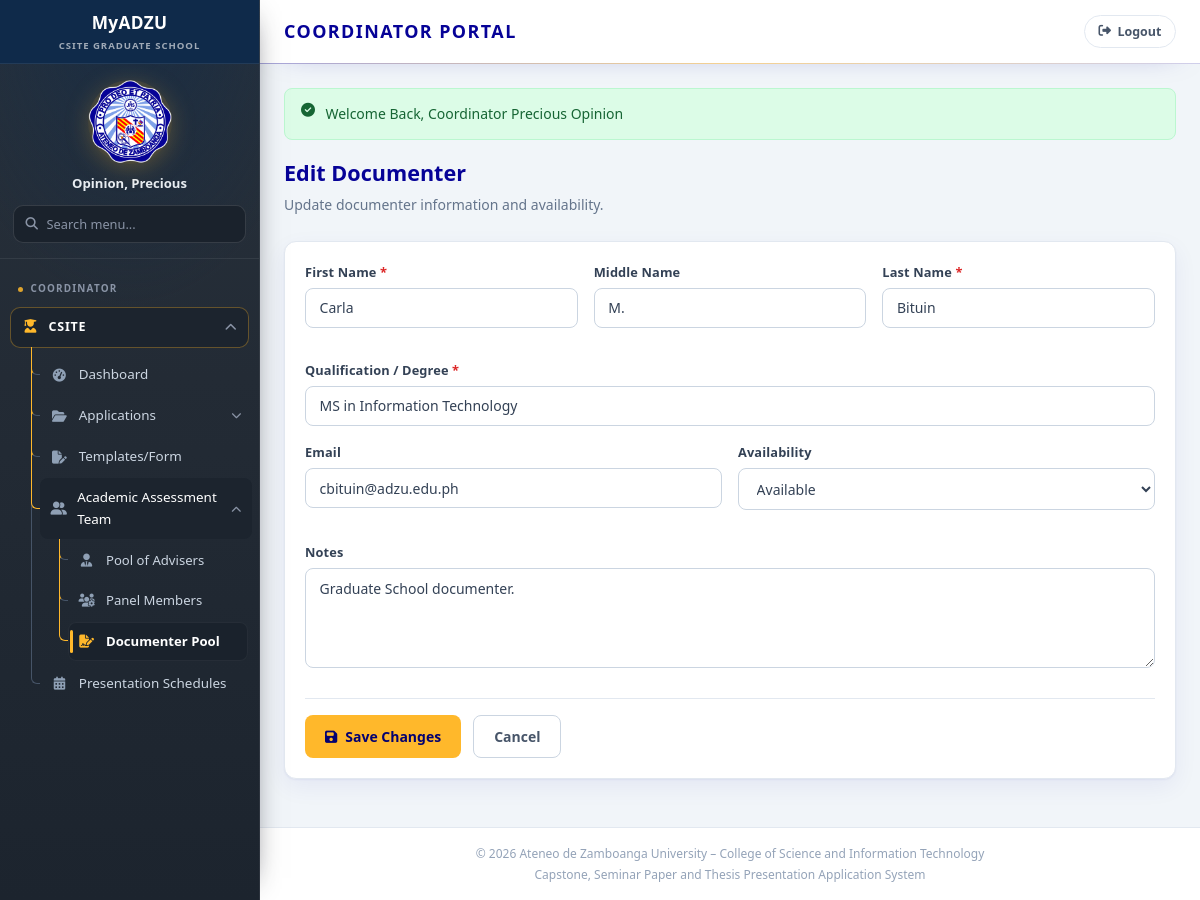
Page /coordinator/documenter/edit.php?id=3 (signed in) on the committed database.
### tables this page shows
CREATE TABLE `documenter_pool` (
  `documenter_id` int(11) NOT NULL,
  `first_name` varchar(100) NOT NULL,
  `middle_name` varchar(100) DEFAULT NULL,
  `last_name` varchar(100) NOT NULL,
  `qualification` varchar(255) DEFAULT NULL,
  `email` varchar(255) DEFAULT NULL,
  `availability` enum('available','unavailable') NOT NULL DEFAULT 'available',
  `notes` text DEFAULT NULL,
  `created_at` timestamp NOT NULL DEFAULT current_timestamp(),
  `updated_at` timestamp NOT NULL DEFAULT current_timestamp() ON UPDATE current_timestamp()
);

### includes/config/modules/10-ui-and-urls.php (called while the page is built, shortened)
<?php
function url(string $path): string {
    return BASE_URL . '/' . ltrim($path, '/');
}

### coordinator/documenter/edit.php (the view, shortened to what this page needs)
<?php
$documenter = null;
try {
    $pdo = DB::getConnection();
    $stmt = $pdo->prepare('SELECT * FROM documenter_pool WHERE documenter_id = :id LIMIT 1');
    $stmt->execute(['id' => (int) ($_GET['id'] ?? 0)]);
    $documenter = $stmt->fetch() ?: null;
} catch (Throwable $e) {
    error_log('[documenter pool] ' . $e->getMessage());
    $error = 'The documenter record could not be loaded.';
}
require_once __DIR__ . '/../../includes/layout/header.php';
?>
<div class="page-header">
    <h2>Edit Documenter</h2>
    <p>Update documenter information and availability.</p>
</div>
<?php if (!$documenter): ?>
<div class="alert alert-warning">Documenter not found.</div>
<a class="btn btn-outline" href="<?= url('coordinator/documenter/documenter.php') ?>">Back to Documenter Pool</a>
<?php else: ?>
<form class="card" method="post" action="<?= url('coordinator/documenter/edit.php?id=' . (int) $documenter['documenter_id']) ?>" data-validate>
    <div class="card-body">
        <div class="form-row">
            <div class="form-field">
                <label>First Name <span class="required">*</span></label>
                <input type="text" name="first_name" required value="<?= htmlspecialchars($documenter['first_name']) ?>">
            </div>
            <div class="form-field">
                <label>Middle Name</label>
                <input type="text" name="middle_name" value="<?= htmlspecialchars($documenter['middle_name'] ?? '') ?>">
            </div>
            <div class="form-field">
                <label>Last Name <span class="required">*</span></label>
                <input type="text" name="last_name" required value="<?= htmlspecialchars($documenter['last_name']) ?>">
            </div>
        </div>
        <div class="form-field">
            <label>Qualification / Degree <span class="required">*</span></label>
            <input type="text" name="qualification" required value="<?= htmlspecialchars($documenter['qualification']) ?>">
        </div>
        <div class="form-row">
            <div class="form-field">
                <label>Email</label>
                <input type="email" name="email" value="<?= htmlspecialchars($documenter['email'] ?? '') ?>">
            </div>
            <div class="form-field">
                <label>Availability</label>
                <select name="availability">
                    <option value="available" <?= $documenter['availability'] === 'available' ? 'selected' : '' ?>>Available</option>
                </select>
            </div>
        </div>
        <div class="form-field">
            <label>Notes</label>
            <textarea name="notes"><?= htmlspecialchars($documenter['notes'] ?? '') ?></textarea>
        </div>
        <div class="form-actions">
            <button type="submit" class="btn btn-primary"><i class="fas fa-save"></i> Save Changes</button>
            <a href="<?= url('coordinator/documenter/documenter.php') ?>" class="btn btn-outline">Cancel</a>
        </div>
    </div>
</form>
<?php endif; ?>
<?php require_once __DIR__ . '/../../includes/layout/footer.php'; ?>

### assets/css/shared/00-base.css (style rules this page uses)
:root { --adzu-navy: #060297; --adzu-navy-light: #2018c0; --adzu-navy-dark: #040170; --adzu-gold: #FFB82B; --adzu-gold-hover: #e5a526; --adzu-blue: #4285F4; --white: #ffffff; --gray-50: #f8fafc; --gray-100: #f1f5f9; --gray-200: #e2e8f0; --gray-300: #cbd5e1; --gray-400: #94a3b8; --gray-500: #64748b; --gray-600: #475569; --gray-700: #334155; --gray-800: #1e293b; --success: #16a34a; --success-bg: #dcfce7; --warning: #ca8a04; --warning-bg: #fef9c3; --danger: #dc2626; --danger-bg: #fee2e2; --info: #2563eb; --info-bg: #dbeafe; --purple: #7c3aed; --purple-bg: #ede9fe; --sidebar-width: 260px; --topbar-height: 64px; --radius: 8px; --radius-lg: 12px; --shadow: 0 1px 3px rgba(6, 2, 151, 0.08); --shadow-md: 0 4px 12px rgba(6, 2, 151, 0.1); --transition: 0.2s ease; --font: 'Source Sans 3', 'Segoe UI', sans-serif; --font-heading: 'Montserrat', 'Segoe UI', sans-serif; }
*, *::before, *::after { box-sizing: border-box; margin: 0; padding: 0; }
html { scroll-behavior: smooth; }
body { font-family: var(--font); font-size: 15px; line-height: 1.6; color: var(--gray-700); background: var(--gray-100); min-height: 100vh; }
h1, h2, h3, h4, h5, h6, .topbar-title h1, .section-title, .page-header h2, .card-header h3 { font-family: var(--font-heading); }
a { color: var(--adzu-navy); text-decoration: none; transition: color var(--transition); }
.btn { display: inline-flex; align-items: center; justify-content: center; gap: 0.5rem; padding: 0.65rem 1.25rem; font-size: 0.875rem; font-weight: 600; font-family: var(--font); border: none; border-radius: var(--radius); cursor: pointer; transition: all var(--transition); text-decoration: none; line-height: 1.4; }
.btn-primary { background: var(--adzu-gold); color: var(--adzu-navy-dark); }
.btn-outline { background: transparent; border: 1px solid var(--gray-300); color: var(--gray-600); }
.form-row { display: grid; grid-template-columns: repeat(auto-fit, minmax(240px, 1fr)); gap: 1rem; margin-bottom: 1rem; }
.form-field { margin-bottom: 1rem; }
.form-field label { display: block; font-size: 0.8rem; font-weight: 600; color: var(--gray-600); margin-bottom: 0.35rem; }
.form-field label .required { color: var(--danger); }
.form-field input, .form-field select, .form-field textarea { width: 100%; padding: 0.6rem 0.85rem; border: 1px solid var(--gray-300); border-radius: var(--radius); font-size: 0.875rem; font-family: var(--font); color: var(--gray-700); background: var(--white); transition: border-color var(--transition); }
.form-field textarea { min-height: 100px; resize: vertical; }
.form-actions { display: flex; gap: 0.75rem; flex-wrap: wrap; margin-top: 1.5rem; padding-top: 1rem; border-top: 1px solid var(--gray-200); }

### assets/css/applications/10-student-application.css (style rules this page uses)
.page-header { margin-bottom: 1.5rem; }
.page-header h2 { font-size: 1.35rem; font-weight: 700; color: var(--adzu-navy); margin-bottom: 0.25rem; }
.page-header p { font-size: 0.875rem; color: var(--gray-500); }
.card { background: var(--white); border: 1px solid var(--gray-200); border-radius: var(--radius-lg); box-shadow: var(--shadow); margin-bottom: 1.5rem; }
.card-body { padding: 1.25rem; }

### assets/css/student/95-portal-pages.css (style rules this page uses)
.card { border-color: var(--gray-200); box-shadow: 0 1px 2px rgba(6, 2, 151, 0.05), 0 8px 24px rgba(6, 2, 151, 0.06); transition: box-shadow var(--transition), transform var(--transition); }
.form-field label { color: var(--gray-700); letter-spacing: 0.01em; }
.btn { transition: background var(--transition), color var(--transition), border-color var(--transition), box-shadow var(--transition), transform var(--transition); }

### rows in the picture
documenter_pool: first_name "Carla", middle_name "M.", last_name "Bituin", qualification "MS in Information Technology", email "cbituin@adzu.edu.ph", availability "Available", notes "Graduate School documenter."

### other values in the picture
$userName "Opinion, Precious"
$item['label'] "Dashboard"
$item['label'] "Applications"
$item['label'] "Templates/Form"
$item['label'] "Academic Assessment Team"
$sub['label'] "Pool of Advisers"
$sub['label'] "Panel Members"
$sub['label'] "Documenter Pool"
$item['label'] "Presentation Schedules"
$flash['message'] "Welcome Back, Coordinator Precious Opinion"
SITE_TAGLINE "Capstone, Seminar Paper and Thesis Presentation Application System"
